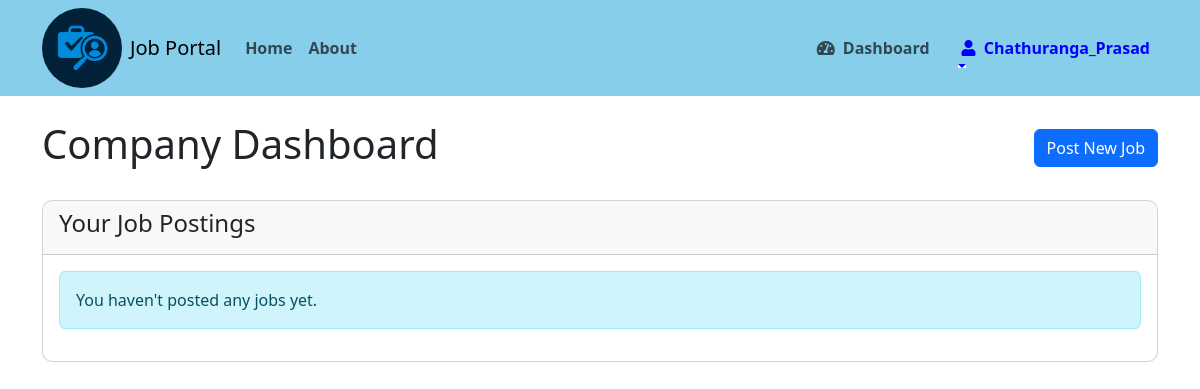
The app's page /dashboard/ (signed in), older data.
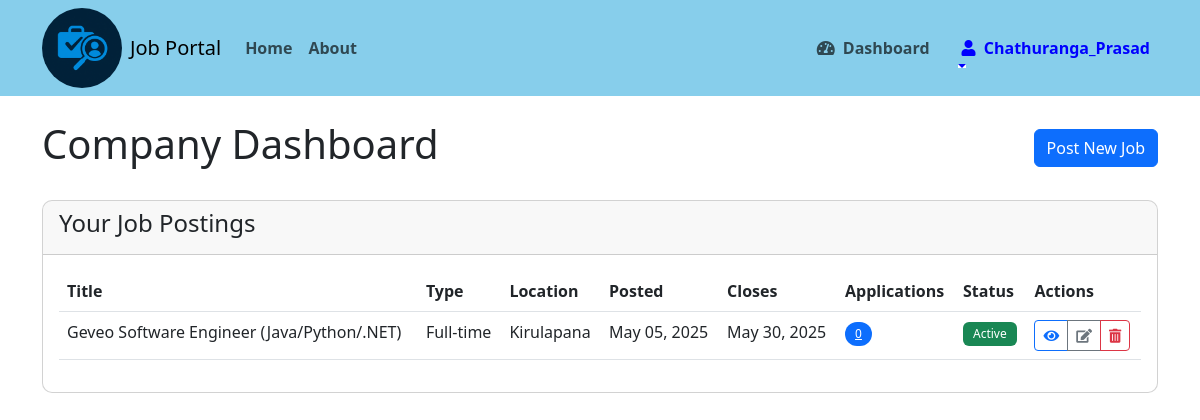
The same page, newer data.
### jobs/models.py (models this page shows, shortened)
class Job(models.Model):
    JOB_TYPES = [
        ('FT', 'Full-time'),
        ('PT', 'Part-time'),
        ('CN', 'Contract'),
        ('IN', 'Internship'),
    ]
    company = models.ForeignKey(Company, on_delete=models.CASCADE)
    title = models.CharField(max_length=200)
    description = models.TextField()
    location = models.CharField(max_length=100)
    job_type = models.CharField(max_length=2, choices=JOB_TYPES)
    posted_date = models.DateTimeField(default=timezone.now)
    closing_date = models.DateTimeField()
    is_active = models.BooleanField(default=True)

### jobs/views.py (the view)
# urls.py: path('dashboard/', views.dashboard, name='dashboard'),
@login_required
def dashboard(request):
    if hasattr(request.user, 'company'):
        jobs = Job.objects.filter(company=request.user.company).order_by('-posted_date')
        return render(request, 'jobs/company_dashboard.html', {'jobs': jobs})
    elif hasattr(request.user, 'jobseeker'):
        applications = Application.objects.filter(applicant=request.user.jobseeker).order_by('-applied_date')
        return render(request, 'jobs/jobseeker_dashboard.html', {'applications': applications})
    else:
        return redirect('home')

### jobs/templates/jobs/company_dashboard.html (shortened to what this page needs)
{% extends 'jobs/base.html' %}
{% block content %}
    <div class="d-flex justify-content-between align-items-center mb-4">
        <h1>Company Dashboard</h1>
        <a href="{% url 'post_job' %}" class="btn btn-primary">Post New Job</a>
    </div>
    <div class="card">
        <div class="card-header">
            <h4>Your Job Postings</h4>
        </div>
        <div class="card-body">
            {% if jobs %}
                <div class="table-responsive">
                    <table class="table table-hover">
                        <thead>
                            <tr>
                                <th>Title</th>
                                <th>Type</th>
                                <th>Location</th>
                                <th>Posted</th>
                                <th>Closes</th>
                                <th>Applications</th>
                                <th>Status</th>
                                <th>Actions</th>
                            </tr>
                        </thead>
                        <tbody>
                            {% for job in jobs %}
                                <tr>
                                    <td>{{ job.title }}</td>
                                    <td>{{ job.get_job_type_display }}</td>
                                    <td>{{ job.location }}</td>
                                    <td>{{ job.posted_date|date:"M d, Y" }}</td>
                                    <td>{{ job.closing_date|date:"M d, Y" }}</td>
                                    <td>
                                        <a href="{% url 'view_applications' job.id %}" class="text-decoration-none">
                                            <span class="badge bg-primary rounded-pill text-decoration-underline">
                                                {{ job.application_set.count }}
                                            </span>
                                        </a>
                                    </td>
                                    <td>
                                        {% if job.is_active %}
                                            <span class="badge bg-success">Active</span>
                                        {% else %}
                                            <span class="badge bg-secondary">Closed</span>
                                        {% endif %}
                                    </td>
                                    <td>
                                        <div class="btn-group" role="group">
                                            <a href="{% url 'job_detail' job.id %}" class="btn btn-sm btn-outline-primary" title="View">
                                                <i class="fas fa-eye"></i>
                                            </a>
                                            <a href="{% url 'edit_job' job.id %}" class="btn btn-sm btn-outline-secondary" title="Edit">
                                                <i class="fas fa-edit"></i>
                                            </a>
                                            <a href="{% url 'delete_job' job.id %}" class="btn btn-sm btn-outline-danger" title="Delete">
                                                <i class="fas fa-trash-alt"></i>
                                            </a>
                                        </div>
                                    </td>
                                </tr>
                            {% endfor %}
                        </tbody>
                    </table>
                </div>
            {% else %}
                <div class="alert alert-info">You haven't posted any jobs yet.</div>
            {% endif %}
        </div>
    </div>
{% endblock %}

Row changes from the older to the newer data that the page shows:
added Job: title "Geveo Software Engineer (Java/Python/.NET)", job_type "Full-time", location "Kirulapana", posted_date "May 05, 2025", closing_date "May 30, 2025", application_set.count "0", is_active "Active"
Text that changed along with them:
text no longer shown: "You haven't posted any jobs yet."
text now shown: "Title Type Location Posted Closes Applications Status Actions"
